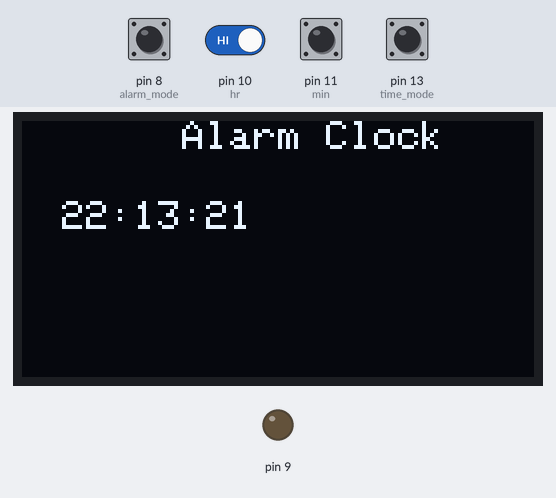
This sketch was run on a simulated Arduino Uno, built with avr-gcc and run on an emulated ATmega328P. Parts: 128×64 one-colour display, output pins drawn as LEDs (lit = HIGH). Inputs (shaded band) come from the test bench; at power-on: pin 8 (alarm_mode), pin 10 (hr), pin 11 (min), pin 13 (time_mode) HIGH. The local clock reads 2024-03-15 10:24:30 at power-on unless the sketch sets it; EEPROM starts erased.

Above: at 1.2 s.
1.3 s: pin 13 (time_mode) pulled LOW for 1 s
3.8 s: pin 8 (alarm_mode) pulled LOW for 0.4 s
At 4.5 s:
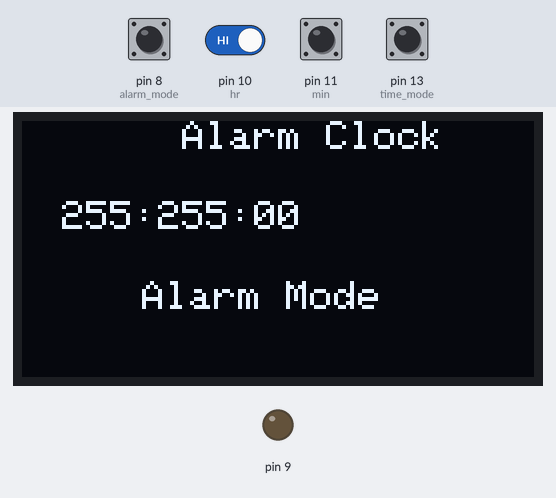
6.8 s: pin 8 (alarm_mode) pulled LOW for 1 s
At 7.8 s:
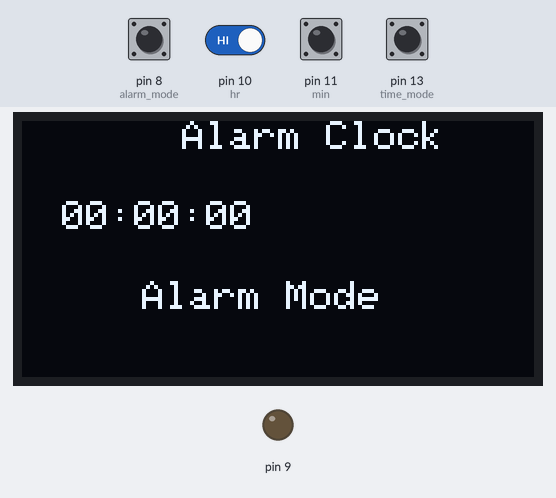
9.5 s: pin 8 (alarm_mode) driven LOW and pin 10 (hr) driven LOW
At 12.4 s:
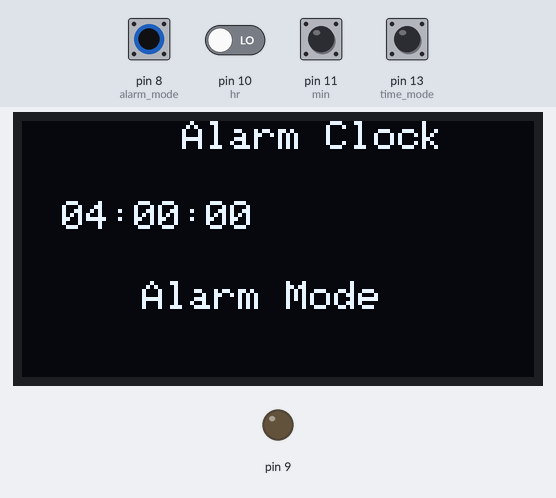
12.5 s: pin 8 (alarm_mode) driven HIGH
At 12.79 s:
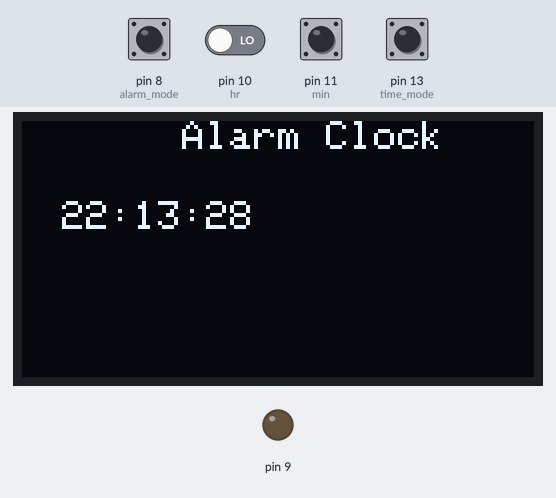
14.7 s: pin 13 (time_mode) pulled LOW for 0.4 s
At 16.7 s:
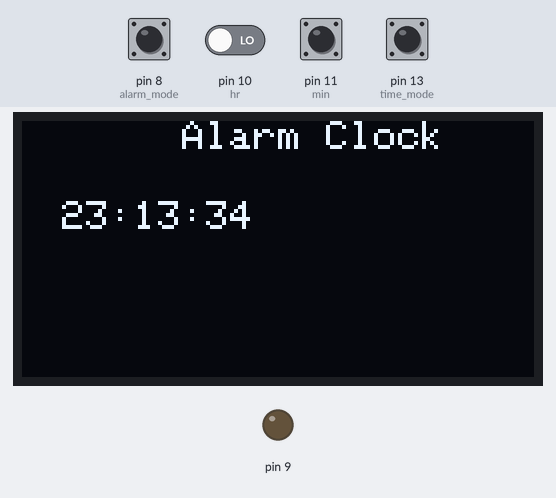
Timing chart, 0 to 18.2 s (numbered marks = the images above; inputs shaded):
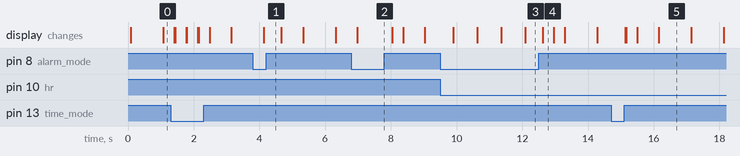

Measured:
- after the input at 3.8 s, the display: changes after 0.34 s (image 1)
- after the input at 6.8 s, the display: changes after 0.18 s (image 2)
- after the input at 9.5 s, the display: first changes after 0.40 s (image 3 shows a later state)
- after the input at 12.5 s, the display: changes after 0.13 s (image 4)
- what the display in image 5 shows lasts 0.9 s, from 16.2 s to 17.1 s

The sketch:

RTCAlarmClock.ino
```cpp
#include <Adafruit_GFX.h>
#include <Adafruit_SSD1306.h>
#include <Wire.h>
#include <RTClib.h>
#include <EEPROM.h>

#define SCREEN_WIDTH 128
#define SCREEN_HEIGHT 64
#define OLED_RESET    -1
Adafruit_SSD1306 display(SCREEN_WIDTH, SCREEN_HEIGHT, &Wire, OLED_RESET);

RTC_DS3231 rtc;

int starttime;
int activetime;
int prevoustime = 0;

int hours = 0;
int mins = 0;
int secs = 0;

int ahours = 0;
int amins = 0;

void setup() {
  if (!display.begin(SSD1306_SWITCHCAPVCC, 0x3C)) {
    Serial.println(F("SSD1306 allocation failed"));
    for (;;);
  }
  display.clearDisplay();
  display.display();

  Serial.begin(9600);

  pinMode(13, INPUT_PULLUP); // time mode
  pinMode(11, INPUT_PULLUP); // min
  pinMode(10, INPUT_PULLUP); // hr
  pinMode(8, INPUT_PULLUP);  // alarm mode
  pinMode(9, OUTPUT);

  // Initialize RTC
  if (!rtc.begin()) {
    Serial.println(F("Couldn't find RTC"));
    while (1);
  }


  rtc.adjust(DateTime(F(__DATE__), F(__TIME__)));


  ahours = EEPROM.read(0);
  amins = EEPROM.read(1);

  starttime = millis() / 1000;
}

void loop() {
  DateTime now = rtc.now();

  while (digitalRead(8) == LOW) {
    display.clearDisplay();
    display.setTextSize(1);
    display.setTextColor(SSD1306_WHITE);
    display.setCursor(40, 0);
    display.print("Alarm Clock");
    display.setCursor(10, 20);

    if (digitalRead(11) == LOW) {
      amins++;
      delay(200);
    } else if (digitalRead(10) == LOW) {
      ahours++;
      delay(200);
    }

    if (ahours < 10) {
      display.print("0");
      display.print(ahours);
    } else {
      display.print(ahours);
    }

    display.print(":");

    if (amins < 10) {
      display.print("0");
      display.print(amins);
    } else {
      display.print(amins);
    }

    display.print(":00");

    display.setCursor(30, 40);
    display.print("Alarm Mode");

    if (amins > 59) {
      ahours++;
      amins = 0;
    }
    if (ahours > 23) {
      ahours = 0;
    }


    EEPROM.write(0, ahours);
    EEPROM.write(1, amins);

    display.display();
    delay(500);
  }

  if (digitalRead(13) == LOW) {
    display.clearDisplay();
    display.setTextSize(1);
    display.setTextColor(SSD1306_WHITE);
    display.setCursor(40, 0);
    display.print("Alarm Clock");
    display.setCursor(10, 20);

    if (digitalRead(11) == LOW) {
      mins++;
      delay(200);
    } else if (digitalRead(10) == LOW) {
      hours++;
      delay(200);
    }


    rtc.adjust(DateTime(2024, 1, 1, hours, mins, secs));

    display.display();
  }


  hours = now.hour();
  mins = now.minute();
  secs = now.second();

  display.clearDisplay();
  display.setTextSize(1);
  display.setTextColor(SSD1306_WHITE);
  display.setCursor(40, 0);
  display.print("Alarm Clock");
  display.setCursor(10, 20);

  if (hours < 10) {
    display.print("0");
    display.print(hours);
  } else {
    display.print(hours);
  }

  display.print(":");

  if (mins < 10) {
    display.print("0");
    display.print(mins);
  } else {
    display.print(mins);
  }

  display.print(":");

  if (secs < 10) {
    display.print("0");
    display.print(secs);
  } else {
    display.print(secs);
  }

  display.display();

  if (ahours == hours && amins == mins && secs == 0) {
    unsigned long alarmStartTime = millis();
    while (millis() - alarmStartTime < 25000) {
      tone(9, 1000);
      delay(200);
      noTone(9);
      delay(800);
    }
  }

  delay(300);
}
```
